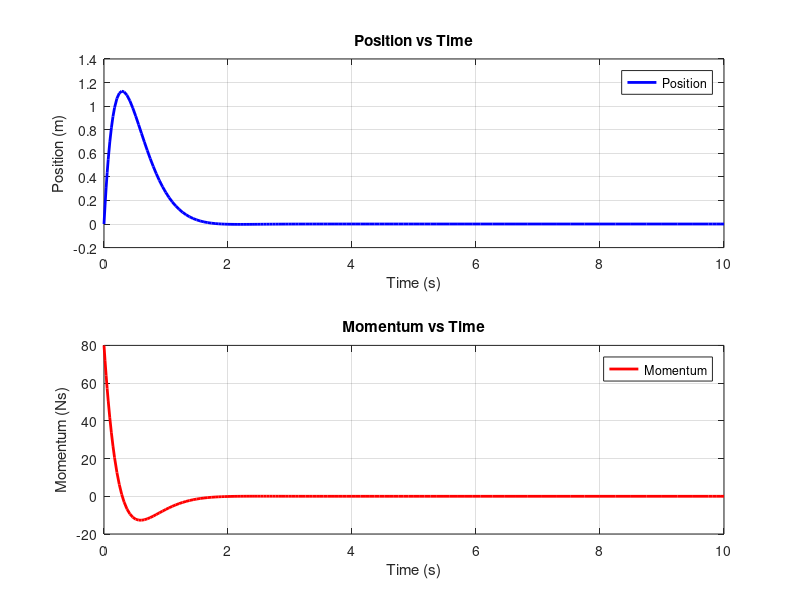

Reproduce this figure in MATLAB.
%% Differential Equation: Car Bumper Problem
% ODE 45

% Define parameters
M = 8;   % Mass - kg
D = 50;  % Damping coefficient - Ns/m
K = 100; % Spring constant - N/m

%Requires two first order equations

% x' = p/M (p is momentum, M is mass)

% p' = -D * p/M - Kx

% x is x(1) and p is x(2)

% Define the system of equations
odeSystem = @(t, x) [x(2) / M; (-D * x(2)) / M - K * x(1)];

% Set initial conditions
initialConditions = [0; 10*M]; 

% Time for simulation
tSpan = [0, 10]; 

% Solving ODE
[t, x] = ode45(odeSystem, tSpan, initialConditions);

% Plot the position, momentum over time
figure;
subplot(2, 1, 1);
plot(t, x(:, 1), 'b-', 'LineWidth', 2);
xlabel('Time (s)');
ylabel('Position (m)');
title('Position vs Time');
grid on;
subplot(2, 1, 2);
plot(t, x(:, 2), 'r-', 'LineWidth', 2);
xlabel('Time (s)');
ylabel('Momentum (Ns)');
title('Momentum vs Time');
grid on;
% Plot legends
subplot(2, 1, 1);
legend({'Position'});
subplot(2, 1, 2);
legend({'Momentum'});
